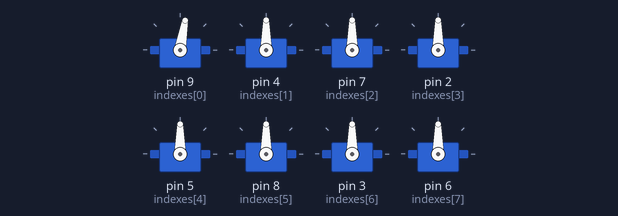
This sketch was run on a simulated Arduino Uno, built with avr-gcc and run on an emulated ATmega328P. Shown: 8 × servo.

Above: at 5.1 s.
At 11.1 s:
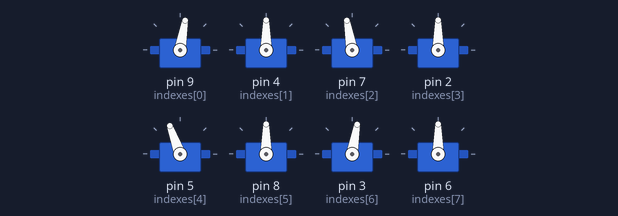
Timing chart, 0 to 12.6 s (numbered marks = the images above):
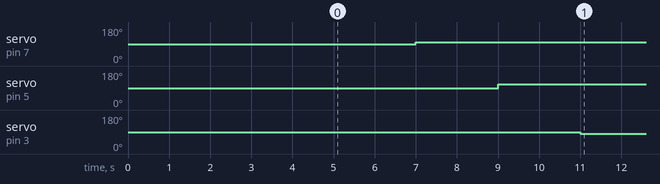

The sketch:

test_servo.ino
```cpp
// ce code permet de bien placer les servo lors du montage du robot

#include <Servo.h>

// lien entre id du servo <=> numero de la pin associée
int indexes[] = { 9, 4, 7, 2, 5, 8, 3, 6};
Servo servos[8];  // tableau contenant les objet servos
// heureusement pour nous, un max de 8 objets servos peuvent etre crées


int init_angles[] = {90, 90, 90, 90, 90, 90, 90, 90};
int correction[] = { -10, 0, 10, 0,  20, 0, -10, 0};

void setup()
{
  delay(5000);
  for (int i = 0; i < 8; i++) {
    servos[i].attach(indexes[i]);
  }
}


void loop()
{
  for (int i = 0; i < 8; i++) {
    servos[i].write(init_angles[i] + correction[i]);
    delay(1000);
  }
}

void perform_step(int angles[]) {
  for (int i = 0; i < 8; i++) {
    servos[i].write(angles[i]);
  }
}
```

Measured:
- by itself, servo on pin 7 (indexes[2]): 90° → 100° at 7.0 s
- by itself, servo on pin 5 (indexes[4]): 90° → 110° at 9.0 s
- by itself, servo on pin 3 (indexes[6]): 90° → 80° at 11.0 s
